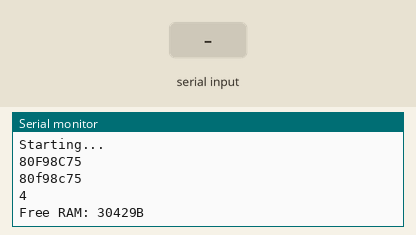
The sketch below on a simulated Arduino Uno, built with avr-gcc and run on an emulated ATmega328P. Shown: the last lines printed to the serial monitor. Inputs (shaded band) come from the test bench.

Above: at 1.2 s.
1.3 s: "1\n" received over Serial
At 2.5 s:
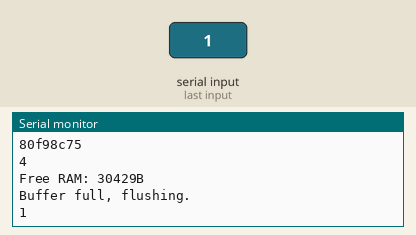
2.8 s: "0\n" received over Serial
At 3.9 s:
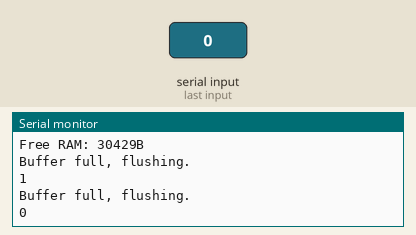

The sketch:

SerialParser.ino
```cpp
const int bSize = 8;        //max buffer size
byte buff[bSize];             //serial buffer
int index = 0;                //serial buffer index
byte rb;                      //received byte from serial
const char commandStartChar = '{';
const char commandEndChar = '}';
boolean readCommand = false;//read to command buffer

const int maxLocks = 10;
const int maxKeycards = 10;
const int maxDigits = 4;
char lock[maxLocks][maxKeycards][maxDigits];


void setup() {
  Serial.begin(4800);
  Serial.println("Starting...");
  char buffer[16] = "80F98C75";
  Serial.println(buffer);
  unsigned long i = 0x80F98C75;
  ltoa(i, buffer, 16);
  Serial.write(buffer);
  Serial.write('\n');
  Serial.println(sizeof(i));

  strcpy(lock[0][0],"hgey");
//
//  char locks[maxLocks][maxKeycards][maxDigits];
//  for(int i = 0; i < maxLocks; i++){
//    for(int j = 0; j < maxKeycards; j++){
//     strcpy(locks[i][j][0],"1234");
//    }
//  }
//  for(int i = 0; i < maxLocks; i++){
//    for(int j = 0; j < maxKeycards; j++)
//      Serial.println(locks[i][j][0]);
//  }

Serial.print("Free RAM: "); Serial.print(freeRam()); Serial.print("B\n");
}

void loop() {
  rx();

}

void rx(){
  while(Serial.available()){
    rb = Serial.read();
    buff[index] = rb;
    index++;

    if(readCommand && rb == commandEndChar){
      buff[index-1] = '\0';
      parse(buff);
      readCommand = false;
      clearBuffer(buff, 0, bSize, &index);
    }

    if(index == bSize || rb == '\n'){
      buff[index] = '\0';
      Serial.println("Buffer full, flushing.");
      parse(buff);
      clearBuffer(buff, 0, bSize, &index);
    }
    if(rb == commandStartChar) {
      readCommand = true;
      clearBuffer(buff, 0, bSize, &index);
    }
  }
}

void parse(byte *b){
  byte *p;
  p = b;
  if(readCommand) Serial.println("Command detected.");

  Serial.println((char *)b);
}

void clearBuffer(byte *buffer, char character, const int bufferSize, int *bufferIndex){
  memset(buffer,character,bufferSize);
  *bufferIndex = 0;
}


int freeRam () {
  extern int __heap_start, *__brkval;
  int v;
  return (int) &v - (__brkval == 0 ? (int) &__heap_start : (int) __brkval);
}
```

Measured:
- after the input at 1.3 s, the serial monitor: prints a new line at once (image 1)
- after the input at 2.8 s, the serial monitor: prints a new line after 0.05 s (image 2)
